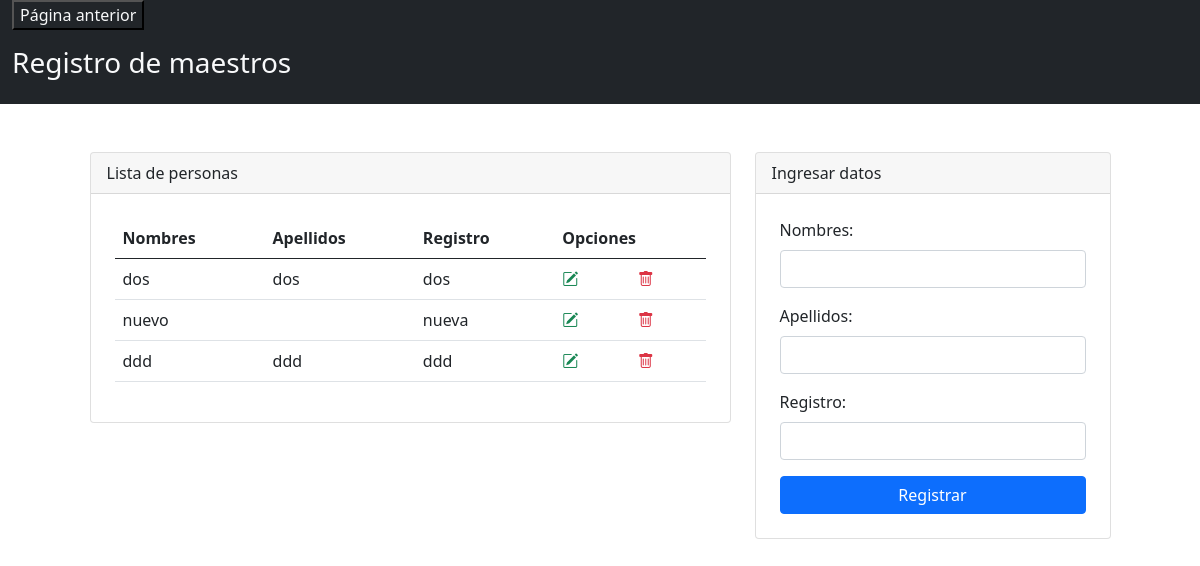
The app's page /admin/maestros/maestros.php, older data.
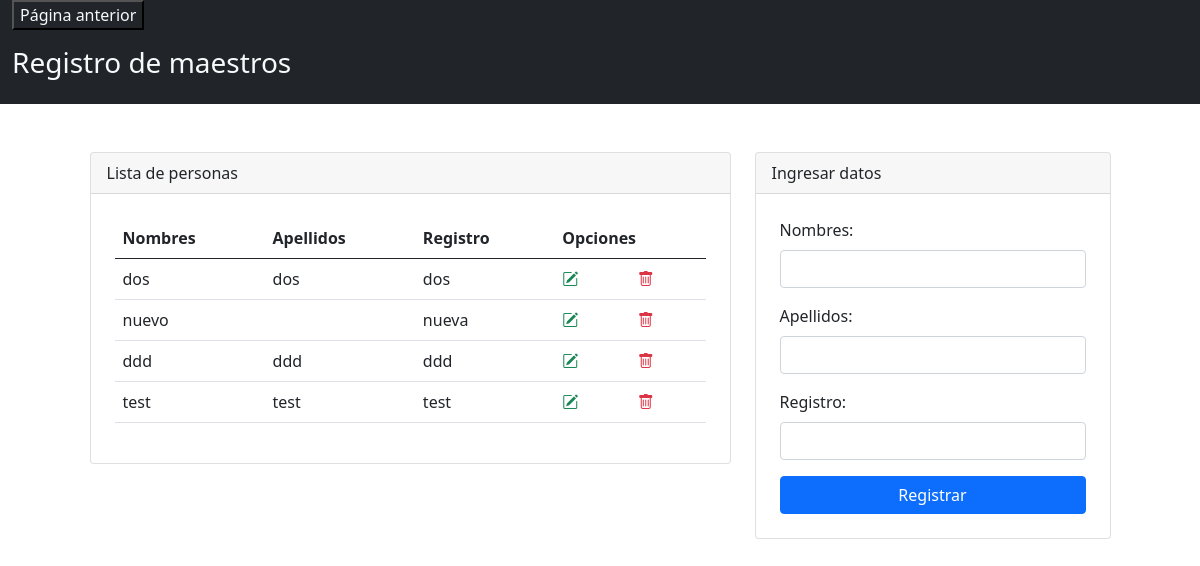
The same page, newer data.
### tables this page shows
CREATE TABLE `user` (
  `id` int(11) NOT NULL,
  `user` varchar(100) NOT NULL,
  `password` varchar(200) NOT NULL,
  `nombre` varchar(200) NOT NULL,
  `apellidos` varchar(200) NOT NULL,
  `registro` varchar(100) NOT NULL,
  `tipo` varchar(100) NOT NULL,
  `grado` int(11) DEFAULT NULL,
  `activo` int(11) NOT NULL
);

### admin/maestros/maestros.php (the view, shortened to what this page needs)
<?php
    include("../../config/db.php");
    ?>
<!DOCTYPE html>
<html lang="es">
<head>
    <link rel="stylesheet" href="https://cdn.jsdelivr.net/npm/bootstrap@5.0.2/dist/css/bootstrap.min.css">
    <link rel="stylesheet" href="https://cdn.jsdelivr.net/npm/bootstrap-icons@1.5.0/font/bootstrap-icons.css">
</head>
<body>
    <?php
    $query = "SELECT * FROM user WHERE tipo='maestro' and activo='1'";
    $maestros = mysqli_query($connection, $query);
    ?>
<div class="container-fluid  text-light bg-dark">
    <div>
    <td>
<a href="../dashboard.php" ><input type="button" class="text-light bg-dark" value="Página anterior"></a>
    </div>
    <div class = "row">
            <div class="col-md">
                <header class="py-3">
                    <h3>Registro de maestros</h3>
                </header>
            </div>
    </div>
</div>
<div class="container mt-5">
    <div class="row justify-content-center">
        <div class="col-md-7">
            <div class="card">
                <div class="card-header">
                    Lista de personas
                </div>
                <div class="p-4">
                    <table class="table align-middle">
                        <thead>
                            <tr>
                                <th scope="col">Nombres</th>
                                <th scope="col">Apellidos</th>
                                <th scope="col">Registro</th>
                                <th scope="col" colspan="2">Opciones</th>
                            </tr>
                        </thead>
                        <tbody>
                        <?php
                                foreach ($maestros as $dato) {
                            ?>
                            <tr>
                                <td><?php echo $dato['nombre']; ?></td>
                                <td><?php echo $dato['apellidos']; ?></td>
                                <td><?php echo $dato['registro']; ?></td>
                                <td><a class="text-success" href="editar.php?codigo=<?php echo $dato['registro']; ?>"><i class="bi bi-pencil-square"></i></a></td>
                                <td><a class="text-danger" href="./delete.php?id=<?php echo $dato['registro']; ?>"><i class="bi bi-trash"></i></a></td>
                            </tr>
                            <?php
                                }
                            ?>
                        </tbody>
                    </table>
                </div>
            </div>
        </div>
        <div class="col-md-4">
            <div class="card">
                <div class="card-header">
                    Ingresar datos
                </div>
                <form class="p-4" method="POST" action="registrar.php">
                    <div class="mb-3">
                        <label class="form-label">Nombres: </label>
                        <input type="text" class="form-control" name="txtNombre" autofocus required>
                    </div>
                    <div class="mb-3">
                        <label class="form-label">Apellidos: </label>
                        <input type="text" class="form-control" name="txtApellidos" autofocus required>
                    </div>
                    <div class="mb-3">
                        <label class="form-label">Registro: </label>
                        <input type="text" class="form-control" name="txtRegistro" autofocus required>
                    </div>
                    <div class="d-grid">
                        <input type="submit" class="btn btn-primary" value="Registrar">
                    </div>
                </form>
            </div>
        </div>
    </div>
</div>
</body>
</html>

Row changes from the older to the newer data that the page shows:
added user: nombre "test", apellidos "test", registro "test"
